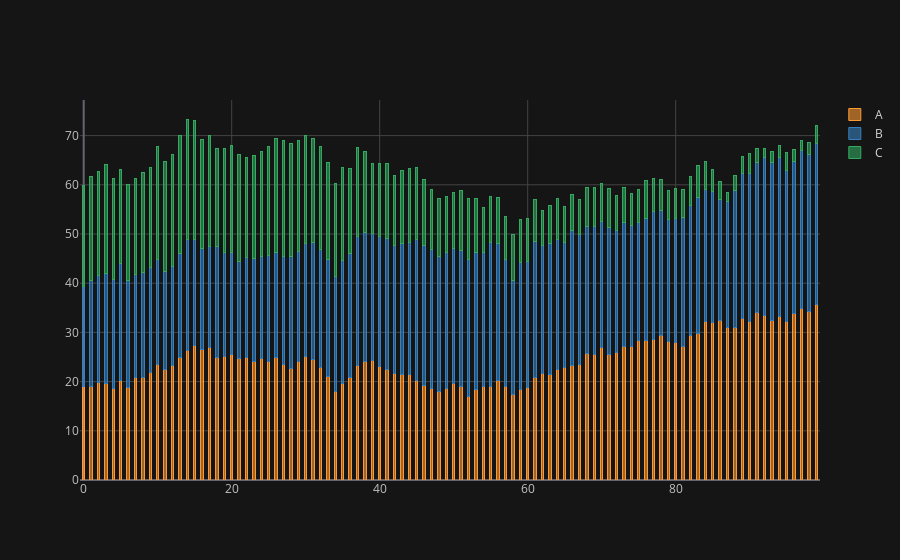

Source (notebook cell):
### Code cell
cf.set_config_file(theme='solar')
df.iplot(kind='bar',barmode='stack',bargap=0.7)
